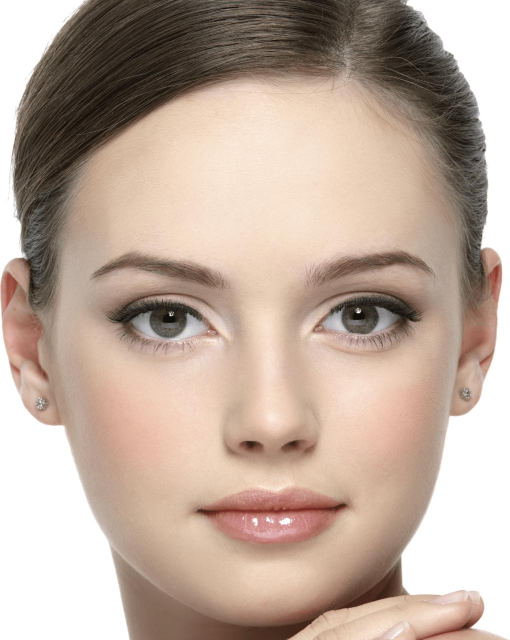
#> input picture pictures/faces/face1.jpg, 1019 x 1280 px (shown at 1/2 size); its folder holds only this picture in this run
$ python detect_eyes_color.py   (older library calls are emulated)
#> lines starting #> are read from the running program, lines starting #| are printed output that depends on the picture
### lib/detectEyesLibClass.py
# import the necessary packages
import cv2
import numpy as np
from sklearn.cluster import KMeans
from collections import Counter
from lib import detectEyesColorLib


class Face:
    def __init__(self, image):
        self.image = image
        # Convert to grayscale
        self.gray = cv2.cvtColor(image, cv2.COLOR_BGR2GRAY)
        self.skin_color = None

    @property
    def face(self):
        print('Face detecting started')
        face = self.detect_faces(clone=self.image, gray=self.gray)
        return face

    # TODO: refactor decorators 'property'
    # @property
    def skin_color(self):
        print('Skin color detecting started')
        self.skin_color = detectEyesColorLib.getDominantColor(self.image)
        # return skin_color

    @property
    def eyes(self):
        print('Eyes detecting started')
        eyes = self.detect_eyes(self.image, self.gray, self.face)
        return eyes

    @property
    def eyes_irises(self):
        print('Irises detecting started')
        irises = []
        for eye in self.eyes:
            irises.extend(self.detect_irises(eye, self.skin_color))
        return irises

    @property
    def irises_color(self):
        print('Irises_color detecting started')
        irises_color = []
        for iris in self.eyes_irises:
            irises_color.append(self.detect_eyes_color(iris))
        return irises_color

    @staticmethod
    def detect_faces(clone, gray):
        """
        This function gets faces images,
        detects faces to crop the image to speed up eye search.
        If face isn't detected, the function returns original image shape.

        Arguments:

        Returns:
        Faces coordinates
        """

        # Load haarcascades
        face_cascade = cv2.CascadeClassifier('./haarcascades/haarcascade_frontalface_default.xml')

        # Find faces
        faces = face_cascade.detectMultiScale(
            gray,
            scaleFactor=1.2,
            minNeighbors=8,
            minSize=(20, 20)
        )

        # Set face all image if face was not detected
        if len(faces) == 0:
            faces = [[0, 0, clone.shape[1], clone.shape[0]]]

        return faces

    @staticmethod
    def detect_eyes(image, gray, faces):
        """
        This function detects eyes.

        Arguments:

        Returns:
        eyes images names
        """

        # Load haarcascades
        eye_cascade = cv2.CascadeClassifier('./haarcascades/haarcascade_eye.xml')

        # Find eyes
        eyes_images = []

        for (x, y, w, h) in faces:
            # Crop the area with faces
            roi_gray = gray[y: y + h, x: x + w]
            roi_color = image[y: y + h, x: x + w]

            # Detect eyes
            eyes = eye_cascade.detectMultiScale(
                roi_gray,
                scaleFactor=1.2,
                minNeighbors=4,
                minSize=(150, 150)
            )

            # Save images for transfer
            for (ex, ey, ew, eh) in eyes:
                eye = roi_color[ey: ey + eh, ex: ex + ew]
                eyes_images.append(eye)

        return eyes_images

    def detect_irises(self, eye, skin_color):
        """
        This function gets eyes images, then detects irises on processed images
        and returns irises which cropped by mask.

        Arguments:

        Returns:
        """

        clone = eye.copy()

        # Get processed images
        images, images_name = self._process_image(clone)

        # Find irises and write them
        irises_images = []
        irises_images_names = []
        for image in images:
            # Find iris on current image of eye
            irises = self.find_circles_by_mask(eye.copy(), image, skin_color)

            # TODO: implement finding iris in circles
            # iris = findIris(circles)

            for j, iris in enumerate(irises):
                if iris.size != 0:
                    # Save images for transfer
                    irises_images.append(iris)
                    # Debug for manual checking: save images of eyes
                    # cv2.imwrite("./labeled/detectEye/" + name+ "_" + imagesName[i] + "_iris" + str(j) + ".jpg", iris)
                    # irisesImagesNames.append(name+ "_" + imagesName[i] + "_iris" + str(j))

        return irises_images

    @staticmethod
    def _process_image(clone):
        # Use bilateralFilter and convert to grayscale
        image = cv2.bilateralFilter(clone, 10, 100, 100)
        grey = cv2.cvtColor(image, cv2.COLOR_BGR2GRAY)

        return [grey], ['grey']

    @staticmethod
    def find_circles_by_mask(image, changed, skin_color):

        # Find circles
        rows = changed.shape[0]
        circles = cv2.HoughCircles(changed, cv2.HOUGH_GRADIENT, 1, rows / 8,
                                   param1=100, param2=30,
                                   minRadius=10, maxRadius=100)

        crop = []
        # Find all circles with using mask
        if circles is not None:
            circles = np.uint16(np.around(circles))
            for x, y, radius in circles[0, :]:
                center = (x, y)
                # Save original image
                clone = image.copy()

                # Create mask
                height, width, _ = clone.shape
                mask = np.zeros((height, width), np.uint8)

                # Draw on mask
                cv2.circle(mask, center, radius, (255, 255, 255), thickness=-1)

                # Copy that image using that mask
                masked_data = cv2.bitwise_and(clone, clone, mask=mask)

                # Apply Threshold
                _, thresh = cv2.threshold(mask, 1, 255, cv2.THRESH_BINARY)

                # Find contours
                contours, _ = cv2.findContours(thresh, cv2.RETR_EXTERNAL, cv2.CHAIN_APPROX_SIMPLE)

                for i, contour in enumerate(contours):
                    # Get the bounding rect
                    x, y, w, h = cv2.boundingRect(contour)
                    # Crop masked_data
                    iris = masked_data[y: y + h, x: x + w]
                    crop.append(iris)
                    dom_color = detectEyesColorLib.get_dominant_color(iris, 5)
                    dom_color_hsv = np.full(iris.shape, dom_color, dtype='uint8')
                    dom_color_bgr = cv2.cvtColor(dom_color_hsv, cv2.COLOR_HSV2BGR)
                    output_image = np.hstack((iris, dom_color_bgr))
                    cv2.imwrite('./labeled/detectEyeColor/' + str(x) + str(y) + '_dominantEyeColor.jpg', output_image)
        return crop

    # [29 lines left out: functions detect_eyes_color, get_dominant_color, not called in this run]

### detect_eyes_color.py
# import the necessary packages
import os

import cv2
import scipy.misc
from lib.detectEyesLibClass import Face
from PIL import Image

if __name__ == '__main__':

    @classmethod
    # TODO: implement this method
    def make_dir(draft_id):
        file_dir = os.path.join(draft_id)
        if not os.path.exists(file_dir):
            os.mkdir(file_dir)
        return file_dir

    # Load images of faces
    facesImages = ('face1', 'face2', 'face3')

    for i, name in enumerate(facesImages):
        irises_colors = Face(cv2.imread('./pictures/faces/' + name + '.jpg')).irises_color
#> in __init__, self.image is the input picture: shape (1280, 1019, 3); mean B, G, R 156.3, 169.8, 189.8
#> in __init__, `self.gray = cv2.cvtColor(image, cv2.COLOR_BGR2GRAY)`:
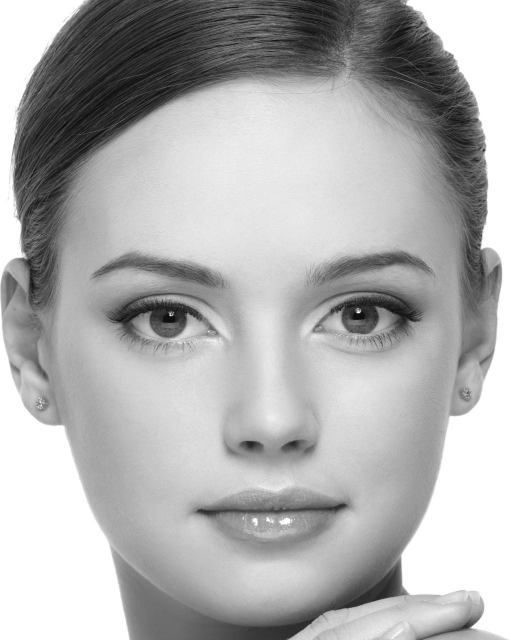
#> self.gray: shape (1280, 1019) (shown at 1/2 size); min 2, max 255, mean 174.2
#> in detect_faces, `faces = face_cascade.detectMultiScale( gray, scaleFactor=1.2, minNeigh..`: faces = [[97, 291, 873, 873]]
#> in eyes, `eyes = self.detect_eyes(self.image, self.gray, self.face)`: eyes = 3 items
#> in detect_irises, `clone = eye.copy()`:
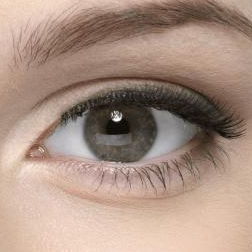
#> clone: shape (252, 252, 3); mean of channels 0, 1, 2 131.4, 145.5, 169.8; drawn as B, G, R
#> in _process_image, `grey = cv2.cvtColor(image, cv2.COLOR_BGR2GRAY)`:
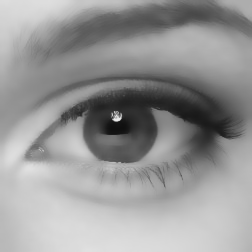
#> grey: shape (252, 252); min 15, max 235, mean 151.2
#> in detect_irises, `images, images_name = self._process_image(clone)`: images = 1 item; images_name = ['grey']
#> in find_circles_by_mask, `circles = cv2.HoughCircles(changed, cv2.HOUGH_GRADIENT, 1, rows / 8, p..`: circles = [[124.5, 128.5, 41.1]]
#> in find_circles_by_mask, `circles = np.uint16(np.around(circles))`: circles = [[124, 128, 41]]
#> (the run stopped early here; a loop or call above may not have finished)
